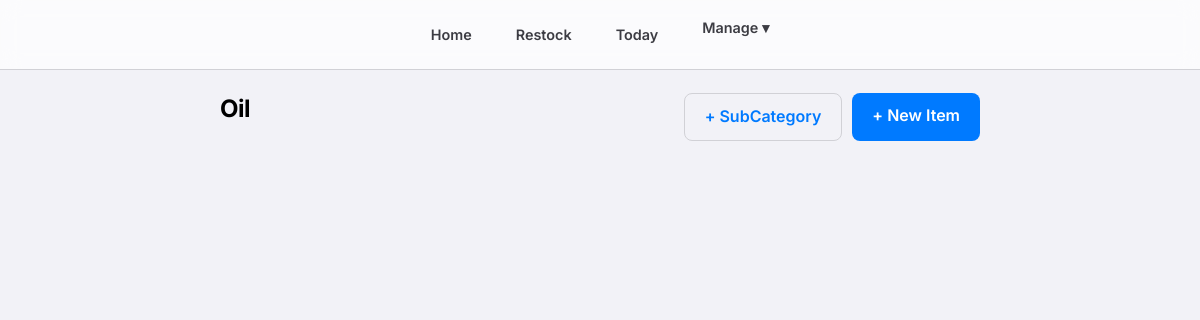
Page /manage/category/1/ (signed in) on the earlier database version.
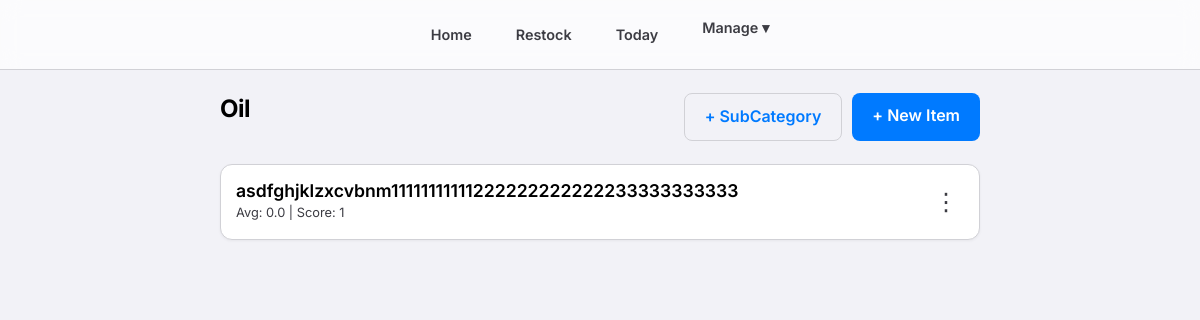
Same page on the later database version.
### consumables/models.py (models this page shows, shortened)
class Item(models.Model):
    category = models.ForeignKey(Category, related_name='items', on_delete=models.CASCADE)
    subcategory = models.ForeignKey(SubCategory, related_name='items', on_delete=models.SET_NULL, null=True, blank=True)
    name = models.CharField(max_length=200)
    average_stock = models.FloatField(default=0, help_text="Ideal stock level for calculation")
    current_stock = models.FloatField(default=0)
    usage_count = models.FloatField(default=0, help_text="Cached popularity score (frequency of use)")
    score = models.IntegerField(default=1, help_text="Credits earned per unit taken")
    class Meta:
        constraints = [
            models.UniqueConstraint(
                fields=['category', 'name'],
                condition=models.Q(subcategory__isnull=True),
                name='unique_direct_item_idx'
            ),
            models.UniqueConstraint(
                fields=['subcategory', 'name'],
                name='unique_subcategory_item_idx'
            )
        ]
        ordering = ['-usage_count', 'name']

### consumables/views.py (the view)
# urls.py: path('manage/category/<int:category_id>/', views.category_detail, name='category_detail'),
@login_required
def category_detail(request, category_id):
    category = get_object_or_404(Category.objects.prefetch_related('items', 'subcategories', 'subcategories__items'), pk=category_id)
    return render(request, 'consumables/category_detail.html', {'category': category})

### consumables/templates/consumables/category_detail.html (shortened to what this page needs)
{% extends 'consumables/base.html' %}
{% block content %}
<div
    style="display: flex; justify-content: space-between; align-items: center; margin-bottom: 20px; flex-wrap: wrap; gap: 10px;">
    <h2>{{ category.name }}</h2>
    <div style="display: flex; gap: 10px;">
        <a href="{% url 'add_subcategory' category.id %}" class="btn"
            style="background-color: var(--bg-secondary); border: 1px solid var(--border-color);">+ SubCategory</a>
        <a href="{% url 'add_item' category.id %}" class="btn btn-primary">+ New Item</a>
    </div>
</div>
{% for item in category.items.all %}
{% if not item.subcategory %}
<div class="item-card">
    <div class="item-info">
        <div class="item-name">{{ item.name }}</div>
        <div class="item-stock">Avg: {{ item.average_stock }} | Score: {{ item.score }}</div>
    </div>
    <div>
        <details class="details-dropdown">
            <summary>&#8942;</summary>
        </details>
    </div>
</div>
{% endif %}
{% endfor %}
{% endblock %}

Differences in the rows shown:
added Item: name "asdfghjklzxcvbnm11111111111222222222222233333333333", average_stock "0.0", score "1"
